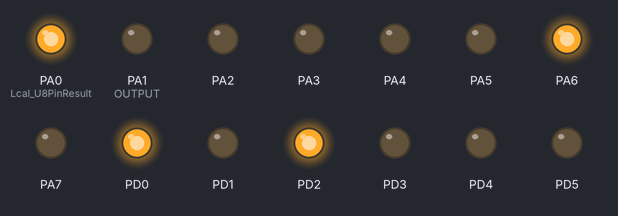
A program run on a simulated ATmega32, built with avr-gcc and emulated at 8 MHz. Shown: output pins drawn as LEDs (lit = HIGH). Wiring (inferred from the names in the program): 24Cxx EEPROM at I2C address 0x50. EEPROM starts erased. At 0.1 s the program stops and its outputs stay as they are.

Above: at 0.1 s.
Timing chart, 0 to 1.6 s (numbered marks = the images above):
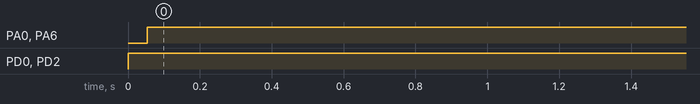

Measured:
- by itself, PA0 (Lcal_U8PinResult), PA6: LOW → HIGH at 0.05 s
- by itself, PD0, PD2: LOW → HIGH at 0.00 s

The program:

main.c
```c
/*
 * main.c
 *
 *  Created on: Apr 21, 2021
 *      Author: Khaled
 */

#include "STD_TYPES.h"
#include  "BIT_MATH.h"
#include "I2C_Interface.h"
#include "DIO_interface.h"
#include "EEPROM_Interface.h"
#include "avr/delay.h"

void main(void)
{
	DIO_VidSetPortDirection(PORTA,OUTPUT);
	DIO_VidSetPortDirection(PORTD,OUTPUT);
	EEPROM_VoidInit();


	u8 x= EEPROM_VoidWriteDataByte(0b01010000,0b00001000,'A');
	DIO_VidSetPortValue(PORTD,x);
	_delay_ms(50);
	u8 i= EEPROM_u8ReadDataByte(0b01010000,0b00001000);
	DIO_VidSetPortValue(PORTA,i);

	while(1);

}
```

BIT_MATH.h
```c
/*********Author : Khalid Mosaad Zakaria */

/*********Date   :   20/1/2021          */
/*********Version: 1                     */
/****************Desc: *******************/

#ifndef _BIT_MATH_H
#define _BIT_MATH_H

#define SET_BIT(VAR,BITNO) (VAR) |=  (1 << (BITNO))
#define CLR_BIT(VAR,BITNO) (VAR) &= ~(1 << (BITNO))
#define TOG_BIT(VAR,BITNO) (VAR) ^=  (1 << (BITNO))
#define GET_BIT(VAR,BITNO) (((VAR) >> (BITNO)) & 0x01)


#endif
```

DIO_config.h
```c
/*********Author : Khalid Mosaad Zakaria */

/*********Date   :   20/1/2021          */
/*********Version: 1                     */
/****************Desc: *******************/

#ifndef _DIO_CONFIG_H
#define _DIO_CONFIG_H


/*
PORT OPTIONS:
	PORTA
	PORTB
	PORTC
	PORTD
*/

/*
PINS OPTIONS
	PIN0
	PIN1
	PIN2
	PIN3
	PIN4
	PIN5
	PIN6
	PIN7
*/

#endif
```

DIO_interface.h
```c
/*********Author : Khalid Mosaad Zakaria */

/*********Date   :   20/1/2021          */
/*********Version: 1                     */
/****************Desc: *******************/

#ifndef  DIO_interface_h_
#define  DIO_interface_h_

#define		PORTA	0
#define		PORTB	1
#define		PORTC	2
#define		PORTD	3


#define 	PIN0	0
#define 	PIN1	1
#define 	PIN2	2
#define 	PIN3	3
#define 	PIN4	4
#define 	PIN5	5
#define 	PIN6	7
#define 	PIN7	7


#define		INPUT	0
#define		OUTPUT	1

#define		HIGH	1
#define		LOW		0

#define		ALL_INPUT	0x00
#define		ALL_OUTPUT	0xff


void DIO_VidSetPinDirection		(u8 copy_u8port, u8 copy_U8pin, u8 copy_U8state);
void DIO_VidSetPinValue			(u8 copy_u8port, u8 copy_U8pin, u8 copy_U8value);
u8 DIO_VidGetPinValue			(u8 copy_u8port, u8 Copy_U8Pin);
void DIO_VidSetPortDirection	(u8 copy_u8port, u8 copy_U8state);
void DIO_VidSetPortValue		(u8 copy_u8port, u8 copy_U8value);
void DIO_VidTogglePin			(u8 copy_u8port, u8 copy_U8pin);
u8 DIO_u8GetPortValue			(u8 copy_u8port);

#endif
```

DIO_program.c
```c
/*********Author : Khalid Mosaad Zakaria */

/*********Date   :   29/11/2020          */
/*********Version: 1                     */
/****************Desc: *******************/

#include"STD_TYPES.h"
#include"BIT_MATH.h"
#include"DIO_register.h"
#include"DIO_config.h"
#include"DIO_interface.h"

void DIO_VidSetPinDirection		(u8 copy_u8port, u8 copy_U8pin, u8 copy_U8state)
{
	if(OUTPUT==copy_U8state)
	{
		switch (copy_u8port)
		{
			case PORTA:SET_BIT(DDRA, copy_U8pin); break;
			case PORTB:SET_BIT(DDRB, copy_U8pin); break;
			case PORTC:SET_BIT(DDRC, copy_U8pin); break;
			case PORTD:SET_BIT(DDRD, copy_U8pin); break;

		}
	}
	else if(INPUT==copy_U8state)
	{
		switch(copy_u8port)
		{
			case PORTA:CLR_BIT(DDRA, copy_U8pin); break;
			case PORTB:CLR_BIT(DDRB, copy_U8pin); break;
		    case PORTC:CLR_BIT(DDRC, copy_U8pin); break;
		    case PORTD:CLR_BIT(DDRD, copy_U8pin); break;
		}
	}
	else
	{

	}

}
void DIO_VidSetPinValue			(u8 copy_u8port, u8 copy_U8pin, u8 copy_U8value)
{
	if(HIGH==copy_U8value)
	{
		switch (copy_u8port)
		{
			case PORTA:SET_BIT(PORT_A, copy_U8pin); break;
			case PORTB:SET_BIT(PORT_B, copy_U8pin); break;
			case PORTC:SET_BIT(PORT_C, copy_U8pin); break;
			case PORTD:SET_BIT(PORT_D, copy_U8pin); break;

		}
	}
	else if(LOW==copy_U8value)
	{
		switch(copy_u8port)
		{
			case PORTA:CLR_BIT(PORT_A, copy_U8pin); break;
			case PORTB:CLR_BIT(PORT_B, copy_U8pin); break;
		    case PORTC:CLR_BIT(PORT_C, copy_U8pin); break;
		    case PORTD:CLR_BIT(PORT_D, copy_U8pin); break;
		}
	}
	else
	{

	}


}


u8 DIO_VidGetPinValue			(u8 copy_u8port, u8 Copy_U8Pin)
{
	u8 Lcal_U8PinResult=0;
	switch(copy_u8port){

			case PORTA :		Lcal_U8PinResult=GET_BIT(PINA,Copy_U8Pin);	        break;
			case PORTB :		Lcal_U8PinResult=GET_BIT(PINB,Copy_U8Pin); 		    break;
			case PORTC :		Lcal_U8PinResult=GET_BIT(PINC,Copy_U8Pin);			break;
			case PORTD :		Lcal_U8PinResult=GET_BIT(PIND,Copy_U8Pin);			break;

			}


return(Lcal_U8PinResult);


}

void DIO_VidSetPortDirection	(u8 copy_u8port, u8 copy_U8state)
{

	if(OUTPUT==copy_U8state)
	{
		switch (copy_u8port)
		{
			case PORTA:DDRA= ALL_OUTPUT		; break;
			case PORTB:DDRB= ALL_OUTPUT		; break;
			case PORTC:DDRC= ALL_OUTPUT		; break;
			case PORTD:DDRD= ALL_OUTPUT		; break;

		}
	}
	else if(INPUT==copy_U8state)
	{
		switch(copy_u8port)
		{
			case PORTA:DDRA= ALL_INPUT		; break;
			case PORTB:DDRB= ALL_INPUT		; break;
			case PORTC:DDRC= ALL_INPUT		; break;
			case PORTD:DDRD= ALL_INPUT		; break;
		}
	}
	else
	{

	}


}
void DIO_VidSetPortValue		(u8 copy_u8port, u8 copy_U8value)
{

		switch (copy_u8port)
		{
			case PORTA:PORT_A=copy_U8value		; break;
			case PORTB:PORT_B=copy_U8value		; break;
			case PORTC:PORT_C=copy_U8value		; break;
			case PORTD:PORT_D=copy_U8value		; break;

		}


}

void DIO_VidTogglePin			(u8 copy_u8port, u8 copy_U8pin)
{

		switch (copy_u8port)
		{
					case PORTA:TOG_BIT(PORT_A, copy_U8pin); break;
					case PORTB:TOG_BIT(PORT_B, copy_U8pin); break;
					case PORTC:TOG_BIT(PORT_C, copy_U8pin); break;
					case PORTD:TOG_BIT(PORT_D, copy_U8pin); break;
		}

}

u8 DIO_u8GetPortValue(u8 copy_u8port)
{
		u8 Lcal_U8PortResult=0;
	switch(copy_u8port){

			case PORTA :	Lcal_U8PortResult=PINA;	        break;
			case PORTB :	Lcal_U8PortResult=PINB; 		    break;
			case PORTC :	Lcal_U8PortResult=PINC;			break;
			case PORTD :	Lcal_U8PortResult=PIND;			break;

			}


return(Lcal_U8PortResult);


}
```

DIO_register.h
```c
/*********Author : Khalid Mosaad Zakaria */

/*********Date   :   20/1/2021          */
/*********Version: 1                     */
/****************Desc: *******************/

#ifndef _DIO_REGISTER_
#define _DIO_REGISTER_

#define DDRA *((u8*)0x3A)
#define DDRC *((u8*)0x34)
#define DDRB *((u8*)0x37)
#define DDRD *((u8*)0x31)

#define PORT_A *((u8*)0x3B)
#define PORT_B *((u8*)0x38)
#define PORT_C *((u8*)0x35)
#define PORT_D *((u8*)0x32)

#define PINA *((volatile u8*)0x39)
#define PINB *((volatile u8*)0x36)
#define PINC *((volatile u8*)0x33)
#define PIND *((volatile u8*)0x30)

#endif
```

EEPROM_Config.h
```c
/*********Author : Khalid Mosaad Zakaria */
/*********Date   :   8/2/2021          */
/*********Version: 1                     */
/****************Desc: *******************/
#ifndef EEPROM_CONFIG_H_
#define EEPROM_CONFIG_H_

#define EEPROM_A2_VALUE             0


#endif /* I2C_CONFIGURATION_H_ */
```

EEPROM_Interface.h
```c
/*********Author : Khalid Mosaad Zakaria */
/*********Date   :   8/2/2021          */
/*********Version: 1                     */
/****************Desc: *******************/

#ifndef EEPROM_INTERFACE_H_
#define EEPROM_INTERFACE_H_


u8 EEPROM_VoidWriteDataByte(u8 SlaveAddress , u8 InternalReg, u8 Data);

u8 EEPROM_u8ReadDataByte(u8 SlaveAddress , u8 InternalReg);

#endif /* I2C_INTERFACE_H_ */
```

EEPROM_private.h
```c
/*********Author : Khalid Mosaad Zakaria */
/*********Date   :   8/2/2021          */
/*********Version: 1                     */
/****************Desc: *******************/

#ifndef EEPROM_PRIVATE_H_
#define EEPROM_PRIVATE_H_

#define EEPROM_FIXED_ADDRESS    0x50


#endif /* I2C_PRIVATE_H_ */
```

EEPROM_program.c
```c
/*********Author : Khalid Mosaad Zakaria */
/*********Date   :   8/2/2021          */
/*********Version: 1                     */
/****************Desc: *******************/
#include"STD_Types.h"
#include"BIT_Math.h"

#include "I2C_interface.h"
#include "EEPROM_interface.h"
#include "EEPROM_private.h"
#include "EEPROM_config.h"

void EEPROM_VoidInit(void)
{
	TWI_VoidMasterInit();
}

u8 EEPROM_VoidWriteDataByte(u8 SlaveAddress , u8 InternalReg, u8 Data)
{
	u8 x= TWI_VoidMaster1_Write_Byte_To_Slave(SlaveAddress,InternalReg,Data);
	return x;
}


u8 EEPROM_u8ReadDataByte(u8 SlaveAddress , u8 InternalReg)
{
	u8 Result= TWI_VoidMaster1_Reading_Byte_From_Slave(SlaveAddress,InternalReg);

	return Result;

}
```

I2C_Config.h
```c
/*********Author : Khalid Mosaad Zakaria */
/*********Date   :   22/4/2021           */
/*********Version: 1                     */
/****************Desc: *******************/
#ifndef I2C_CONFIG_H_
#define I2C_CONFIG_H_


/*

SCL Frequency = (CPU_CLOCK_FREQUENCY / (16 + (2*Division_Factor) * prescaller))
*/

/* Select any deviation Factor less than 255 */
#define Division_Factor     32


/* PreScaller Options:
1- ONE
2- FOUR
3- SIXTEEN
4- FOURTY_SIX
*/
#define PRESCALER        ONE

/*Interrupt Options:
1- ENABLE
2- DISABLE
*/
#define INTERRUPT_O DISABLE

/*Acknowledge Options:
1- ENABLE
2- DISABLE
*/
#define ACK_OP ENABLE


#endif /* I2C_CONFIGURATION_H_ */
```

I2C_Interface.h
```c
/*********Author : Khalid Mosaad Zakaria */
/*********Date   :   22/4/2021           */
/*********Version: 1                     */
/****************Desc: *******************/

#ifndef I2C_INTERFACE_H_
#define I2C_INTERFACE_H_


#define ONE             0
#define FOUR            1
#define SIXTEEN         2
#define FOURTY_SIX      3

#define ENABLE      0
#define DISABLE     1

void  TWI_VoidMasterInit(void);
void  TWI_VoidSlaveInit(u8 Copy_u8Address);
void  TWI_VidInit(void);
void  TWI_VoidStartCondition(void);
void  TWI_VoidRepeatedStartCondition(void);
void  TWI_VoidMaster_Send_Slave_Address_With_Write(u8 Address, u8 Copy_Rw);
u8    TWI_U8ReadACK(void);
u8    TWI_U8ReadNACK(void);
u8    TWI_U8GetStatus(void);
void  TWI_VoidMaster_Write_Byte_To_Slave(u8 data);
u8    TWI_VoidMaster_Reading_Byte_From_Slave(u8 No_ofBytes);
void  TWI_VoidStopCondition(void);
u8  TWI_VoidMaster1_Write_Byte_To_Slave(u8 SlaveAddress , u8 InternalReg, u8 Data);
u8  TWI_VoidMaster1_Reading_Byte_From_Slave(u8 SlaveAddress , u8 InternalReg);
void  TWI_VoidI2cListen(void);
#endif /* I2C_INTERFACE_H_ */
```

I2C_private.h
```c
/*********Author : Khalid Mosaad Zakaria */
/*********Date   :   22/4/2021           */
/*********Version: 1                     */
/****************Desc: *******************/

#ifndef I2C_PRIVATE_H_
#define I2C_PRIVATE_H_

/*TWAR Register*/
#define TWA6	7
#define TWA5	6
#define TWA4	5
#define TWA3	4
#define TWA2	3
#define TWA1	2
#define TWA0	1
#define TWGCE	0

#define TWAR 		*((volatile u8*)0x22)

/*TWCR Register*/
#define TWINT	7
#define TWEA	6
#define TWSTA	5
#define TWSTO	4
#define TWWC	3
#define TWEN	2
#define R2 		1
#define TWIE	0

#define TWCR  		*((volatile u8*)0x56)

/*TWSR Register*/
#define TWS7	7
#define TWS6	6
#define TWS5	5
#define TWS4	4
#define TWS3	3
#define R 		2
#define TWPS1	1
#define TWPS0	0

#define TWSR 		*((volatile u8*)0x21)


#define TWBR 		*((volatile u8*)0x20)
#define TWDR 		*((volatile u8*)0x23)


// Status Codes for Master Transmitter Mode Definition page 183&186 in Data Sheet

#define I2C_START       	  0x08
#define I2C_REP_START   	  0x10
#define I2C_MT_SLA_ACK  	  0x18
#define I2C_MT_SLA_NOT_ACK    0x20
#define I2C_MT_DATA_ACK  	  0x28
#define I2C_MT_DATA_NOT_ACK   0x30
#define I2C_MT_ARB_LOST  	  0x38
#define I2C_MR_ARB_LOST   	  0x38
#define I2C_MR_SLA_ACK  	  0x40
#define I2C_MR_SLA_NOT_ACK    0x48
#define I2C_MR_DATA_ACK       0x50
#define I2C_MR_DATA_NOT_ACK   0x58

#define I2C_STATUS_CODE_MASK   0xF8

#define WRITE_MODE     0x00

#define READ_MODE     0x01


#define R_W             0
#endif /* I2C_PRIVATE_H_ */
```

I2C_program.c
```c
/*********Author : Khalid Mosaad Zakaria */
/*********Date   :   22/4/2021           */
/*********Version: 1                     */
/****************Desc: *******************/
#include"STD_Types.h"
#include"BIT_Math.h"
#include "I2C_interface.h"
#include "I2C_Config.h"
#include "I2C_private.h"
#include "avr/delay.h"

void TWI_VoidMasterInit(void)
{

	//Set Prescalar Value 0
	#if PRESCALER == ONE
		CLR_BIT(TWSR,TWPS0);
		CLR_BIT(TWSR,TWPS1);
	#elif PRESCALER == FOUR
		SET_BIT(TWSR,TWPS0);
		CLR_BIT(TWSR,TWPS1);
	#elif PRESCALER == SIXTEEN
		CLR_BIT(TWSR,TWPS0);
		SET_BIT(TWSR,TWPS1);
	#elif PRESCALER == FOURTY_SIX
		SET_BIT(TWSR,TWPS0);
		SET_BIT(TWSR,TWPS1);
	#endif

	#if INTERRUPT_O== ENABLE
		SET_BIT(TWCR, TWIE);
	#elif INTERRUPT_O== DISABLE
		CLR_BIT(TWCR, TWIE);
	#endif

	#if ACK_OP== ENABLE
		SET_BIT(TWCR, TWEA);
	#elif ACK_OP== DISABLE
		CLR_BIT(TWCR, TWEA);
	#endif

	//CLK 400kHZ
	TWBR = Division_Factor;

	//Enable I2C Peripheral
	SET_BIT(TWCR,TWEN);

}


void TWI_VoidSlaveInit(u8 Copy_u8Address)
{
	SET_BIT(TWCR,TWEN);
	TWAR = Copy_u8Address;
	TWCR = (1<<TWINT)|(1<<TWEA)|(1<<TWEN);
}


void  TWI_VoidStartCondition()
{
	//start condition
	//TWCR = (1<<TWINT)|(1<<TWSTA)| (1<<TWEN)
	TWCR |= (1<<TWINT)|(1<<TWSTA)|(1<<TWEN);   // Clearing TWINT flag by logic one

	// Wait for TWINT Flag set
	while (!(TWCR & (1<<TWINT)));
}

void TWI_VoidRepeatedStartCondition(void)
{
	TWCR = 0X07;
	// Send Repeated Start Condition
	TWCR |= (1<<TWINT)|(1<<TWSTA)|(1<<TWEN);
	// Wait for TWINT Flag set
	while (!(TWCR & (1<<TWINT)));

}

void TWI_VoidMaster_Send_Slave_Address_With_Write(u8 Address, u8 Copy_Rw)
{

	//Load SLA_W into TWDR Register

	TWDR = (Address<<1);
	if(Copy_Rw == 1)
	{
		SET_BIT(TWDR,R_W);		//Set R\W Bit To Read From Slave
		// Clear TWINT bit in TWCR to start transmission of address
		TWCR |=(1<<TWEN)|(1<<TWINT);

		//Wait for TWINT Flag set
		while(!(TWCR&(1<<TWINT)));

	}
	else
	{
		CLR_BIT(TWDR,R_W);
		// Clear TWINT bit in TWCR to start transmission of address
		TWCR |=(1<<TWEN)|(1<<TWINT);

		//Wait for TWINT Flag set
		while(!(TWCR&(1<<TWINT)));
	}
}

u8  TWI_VoidMaster_Reading_Byte_From_Slave(u8 No_ofBytes)
{
	if(No_ofBytes>1)
	{
			TWCR |=(1<<TWEN)|(1<<TWINT)|(1<<TWEA);
	}
	else
	{
			TWCR |=(1<<TWEN)|(1<<TWINT);
	}

	while((TWCR & (1<<TWINT))==0);

	return TWDR;


}

u8 TWI_U8ReadACK(void)
{
	TWCR &= 0X07;
	TWCR |=(1<<TWEN)|(1<<TWINT)|(1<<TWEA);   //enable Ack
	//Wait for TWINT flag to be set
	while (!(TWCR & (1<<TWINT)));
	// Read Data
	return TWDR;


}

u8 TWI_U8ReadNACK(void)
{
	TWCR |=(1<<TWEN)|(1<<TWINT);

	//Wait for TWINT flag to be set
	 while(!(TWCR&(1<<TWINT)));
	// Read Data
	return TWDR;

}

void TWI_VoidMaster_Write_Byte_To_Slave(u8 data)
{

	TWCR &= 0X07;
	// Load SLA_W into TWDR Register
	TWDR = data;
	// Clear TWINT bit in TWCR to start transmission of address
	TWCR |=(1<<TWEN)|(1<<TWINT);
	//Wait for TWINT flag to be set
	while(!(TWCR&(1<<TWINT)));

}

u8 TWI_VoidMaster1_Write_Byte_To_Slave(u8 SlaveAddress , u8 InternalReg, u8 Data)
{
	TWI_VoidStartCondition();
	if(TWI_U8GetStatus() != I2C_START)
	{

		return 8;
	}

	TWI_VoidMaster_Write_Byte_To_Slave((SlaveAddress<<1)| WRITE_MODE );
	if(TWI_U8GetStatus() != I2C_MT_SLA_ACK)
	{
		return 15;

	}
	TWI_VoidMaster_Write_Byte_To_Slave(InternalReg);
	if(TWI_U8GetStatus() != I2C_MT_DATA_ACK)
	{
		return 10;

	}
	TWI_VoidMaster_Write_Byte_To_Slave(Data);
	if(TWI_U8GetStatus() != I2C_MT_DATA_ACK)
	{
		return 11;

	}
	TWCR |=(1<<TWEN)|(1<<TWINT);
	//Wait for TWINT flag to be set
	while(!(TWCR&(1<<TWINT)));

	TWI_VoidStopCondition();

	return 5;

}


u8 TWI_U8GetStatus(void)
{
	u8 status;
	status = (TWSR & I2C_STATUS_CODE_MASK);
	return status;
}


void  TWI_VoidStopCondition()
{
	//TWCR = (1<<TWINT)|(1<<TWEN)|(1<<TWSTO);
	TWCR |=(1<<TWSTO)|(1<<TWINT)|(1<<TWEN);  /* Enable TWI, generate stop */
    while(TWCR&(1<<TWSTO));	               /* Wait until stop condition execution */

}

u8  TWI_VoidMaster1_Reading_Byte_From_Slave(u8 SlaveAddress , u8 InternalReg)
{
	TWI_VoidStartCondition();
	if(TWI_U8GetStatus() != I2C_START)
	{
		return 6;
	}
	TWI_VoidMaster_Write_Byte_To_Slave(SlaveAddress<<1 | WRITE_MODE);
	if(TWI_U8GetStatus()  != I2C_MT_SLA_ACK)
	{
		return 3;
	}
	TWI_VoidMaster_Write_Byte_To_Slave(InternalReg);
	if(TWI_U8GetStatus()  != I2C_MT_DATA_ACK)
	{

		return 9;
	}
	TWI_VoidRepeatedStartCondition();
	if(TWI_U8GetStatus()  != I2C_REP_START)
	{
		return 10;
	}
	TWI_VoidI2cListen();
	TWI_VoidMaster_Write_Byte_To_Slave(SlaveAddress<<1 | READ_MODE);
	if(TWI_U8GetStatus()  != I2C_MR_SLA_ACK)
	{
		return 3 ;
	}
	u8 Result =  TWI_U8ReadNACK() ;
	if(TWI_U8GetStatus()  != I2C_MR_DATA_NOT_ACK)
	{
		return 12;
	}
	TWI_VoidStopCondition();


	return Result;
}

void  TWI_VoidI2cListen(void)
{
	while(!(TWCR&(1<<TWINT)));
}
```

STD_TYPES.h
```c
/*********Author : Khalid Mosaad Zakaria */

/*********Date   :   20/1/2021          */
/*********Version: 1                     */
/****************Desc: *******************/

#ifndef	_STD_TYPES_H_
#define _STD_TYPES_H_


typedef unsigned char u8;
typedef unsigned short int u16;
typedef unsigned long int u32;
typedef signed char s8;
typedef signed short int s16;
typedef signed long int s32;
typedef float f32;
typedef double f64;


#endif
```
